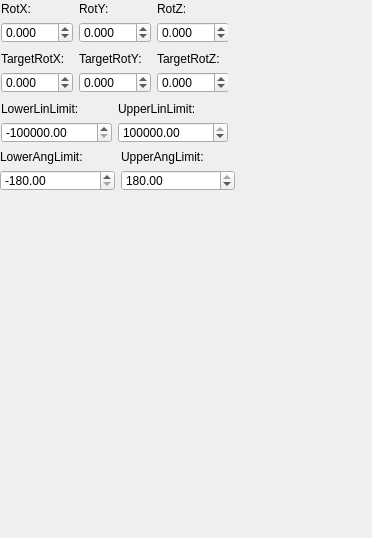
         <widget class="QWidget" name="m_sliderWidget">
          <property name="minimumSize">
           <size>
            <width>372</width>
            <height>538</height>
           </size>
          </property>
          <widget class="QWidget" name="layoutWidget_7">
           <property name="geometry">
            <rect>
             <x>1</x>
             <y>2</y>
             <width>227</width>
             <height>41</height>
            </rect>
           </property>
           <layout class="QGridLayout" name="gridLayout_7">
            <item row="1" column="4">
             <widget class="QDoubleSpinBox" name="m_sliderRotZ">
              <property name="decimals">
               <number>3</number>
              </property>
              <property name="minimum">
               <double>-180.000000000000000</double>
              </property>
              <property name="maximum">
               <double>180.000000000000000</double>
              </property>
              <property name="singleStep">
               <double>0.100000000000000</double>
              </property>
              <property name="value">
               <double>0.000000000000000</double>
              </property>
             </widget>
            </item>
            <item row="1" column="0">
             <widget class="QDoubleSpinBox" name="m_sliderRotX">
              <property name="decimals">
               <number>3</number>
              </property>
              <property name="minimum">
               <double>-180.000000000000000</double>
              </property>
              <property name="maximum">
               <double>180.000000000000000</double>
              </property>
              <property name="singleStep">
               <double>0.100000000000000</double>
              </property>
              <property name="value">
               <double>0.000000000000000</double>
              </property>
             </widget>
            </item>
            <item row="0" column="1">
             <widget class="QLabel" name="label_29">
              <property name="text">
               <string>RotY:</string>
              </property>
             </widget>
            </item>
            <item row="1" column="1">
             <widget class="QDoubleSpinBox" name="m_sliderRotY">
              <property name="decimals">
               <number>3</number>
              </property>
              <property name="minimum">
               <double>-180.000000000000000</double>
              </property>
              <property name="maximum">
               <double>180.000000000000000</double>
              </property>
              <property name="singleStep">
               <double>0.100000000000000</double>
              </property>
              <property name="value">
               <double>0.000000000000000</double>
              </property>
             </widget>
            </item>
            <item row="0" column="4">
             <widget class="QLabel" name="label_30">
              <property name="text">
               <string>RotZ:</string>
              </property>
             </widget>
            </item>
            <item row="0" column="0">
             <widget class="QLabel" name="label_31">
              <property name="text">
               <string>RotX:</string>
              </property>
             </widget>
            </item>
           </layout>
          </widget>
          <widget class="QWidget" name="layoutWidget_8">
           <property name="geometry">
            <rect>
             <x>1</x>
             <y>102</y>
             <width>227</width>
             <height>41</height>
            </rect>
           </property>
           <layout class="QGridLayout" name="gridLayout_8">
            <item row="1" column="1">
             <widget class="QDoubleSpinBox" name="m_upperLinLimit">
              <property name="decimals">
               <number>2</number>
              </property>
              <property name="minimum">
               <double>-999999.000000000000000</double>
              </property>
              <property name="maximum">
               <double>999999.000000000000000</double>
              </property>
              <property name="singleStep">
               <double>1.000000000000000</double>
              </property>
              <property name="value">
               <double>999999.000000000000000</double>
              </property>
             </widget>
            </item>
            <item row="1" column="0">
             <widget class="QDoubleSpinBox" name="m_lowerLinLimit">
              <property name="decimals">
               <number>2</number>
              </property>
              <property name="minimum">
               <double>-999999.000000000000000</double>
              </property>
              <property name="maximum">
               <double>999999.000000000000000</double>
              </property>
              <property name="singleStep">
               <double>1.000000000000000</double>
              </property>
              <property name="value">
               <double>-999999.000000000000000</double>
              </property>
             </widget>
            </item>
            <item row="0" column="1">
             <widget class="QLabel" name="label_32">
              <property name="text">
               <string>UpperLinLimit:</string>
              </property>
             </widget>
            </item>
            <item row="0" column="0">
             <widget class="QLabel" name="label_33">
              <property name="text">
               <string>LowerLinLimit:</string>
              </property>
             </widget>
            </item>
           </layout>
          </widget>
          <widget class="QWidget" name="layoutWidget_9">
           <property name="geometry">
            <rect>
             <x>1</x>
             <y>52</y>
             <width>227</width>
             <height>41</height>
            </rect>
           </property>
           <layout class="QGridLayout" name="gridLayout_9">
            <item row="1" column="4">
             <widget class="QDoubleSpinBox" name="m_sliderTargetRotZ">
              <property name="decimals">
               <number>3</number>
              </property>
              <property name="minimum">
               <double>-1000.000000000000000</double>
              </property>
              <property name="maximum">
               <double>1000.000000000000000</double>
              </property>
              <property name="singleStep">
               <double>0.100000000000000</double>
              </property>
              <property name="value">
               <double>0.000000000000000</double>
              </property>
             </widget>
            </item>
            <item row="1" column="0">
             <widget class="QDoubleSpinBox" name="m_sliderTargetRotX">
              <property name="decimals">
               <number>3</number>
              </property>
              <property name="minimum">
               <double>-1000.000000000000000</double>
              </property>
              <property name="maximum">
               <double>1000.000000000000000</double>
              </property>
              <property name="singleStep">
               <double>0.100000000000000</double>
              </property>
              <property name="value">
               <double>0.000000000000000</double>
              </property>
             </widget>
            </item>
            <item row="0" column="1">
             <widget class="QLabel" name="label_34">
              <property name="text">
               <string>TargetRotY:</string>
              </property>
             </widget>
            </item>
            <item row="1" column="1">
             <widget class="QDoubleSpinBox" name="m_sliderTargetRotY">
              <property name="decimals">
               <number>3</number>
              </property>
              <property name="minimum">
               <double>-1000.000000000000000</double>
              </property>
              <property name="maximum">
               <double>1000.000000000000000</double>
              </property>
              <property name="singleStep">
               <double>0.100000000000000</double>
              </property>
              <property name="value">
               <double>0.000000000000000</double>
              </property>
             </widget>
            </item>
            <item row="0" column="4">
             <widget class="QLabel" name="label_35">
              <property name="text">
               <string>TargetRotZ:</string>
              </property>
             </widget>
            </item>
            <item row="0" column="0">
             <widget class="QLabel" name="label_36">
              <property name="text">
               <string>TargetRotX:</string>
              </property>
             </widget>
            </item>
           </layout>
          </widget>
          <widget class="QWidget" name="layoutWidget_10">
           <property name="geometry">
            <rect>
             <x>0</x>
             <y>150</y>
             <width>235</width>
             <height>41</height>
            </rect>
           </property>
           <layout class="QGridLayout" name="gridLayout_10">
            <item row="1" column="1">
             <widget class="QDoubleSpinBox" name="m_upperAngLimit">
              <property name="decimals">
               <number>2</number>
              </property>
              <property name="minimum">
               <double>-179.900000000000006</double>
              </property>
              <property name="maximum">
               <double>180.000000000000000</double>
              </property>
              <property name="singleStep">
               <double>0.100000000000000</double>
              </property>
              <property name="value">
               <double>180.000000000000000</double>
              </property>
             </widget>
            </item>
            <item row="1" column="0">
             <widget class="QDoubleSpinBox" name="m_lowerAngLimit">
              <property name="decimals">
               <number>2</number>
              </property>
              <property name="minimum">
               <double>-180.000000000000000</double>
              </property>
              <property name="maximum">
               <double>179.900000000000006</double>
              </property>
              <property name="singleStep">
               <double>0.100000000000000</double>
              </property>
              <property name="value">
               <double>-180.000000000000000</double>
              </property>
             </widget>
            </item>
            <item row="0" column="1">
             <widget class="QLabel" name="label_37">
              <property name="text">
               <string>UpperAngLimit:</string>
              </property>
             </widget>
            </item>
            <item row="0" column="0">
             <widget class="QLabel" name="label_38">
              <property name="text">
               <string>LowerAngLimit:</string>
              </property>
             </widget>
            </item>
           </layout>
          </widget>
         </widget>
